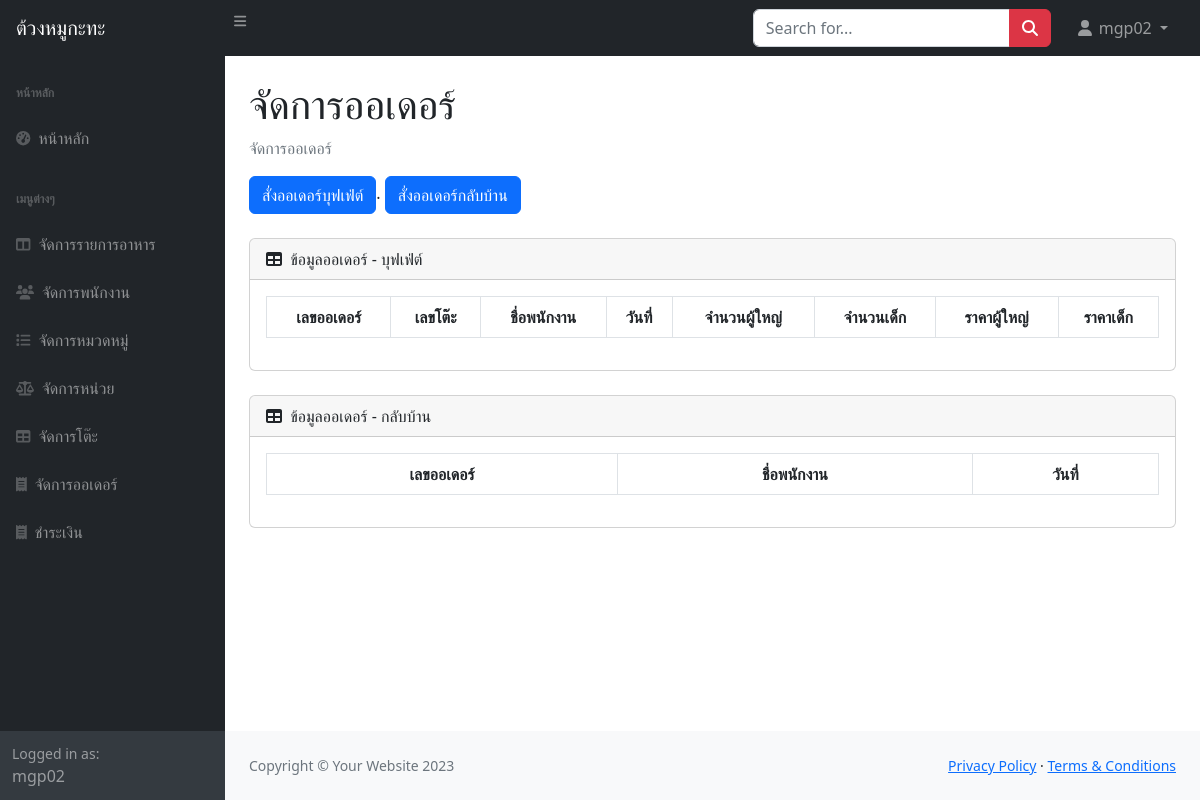
The page /manage_orders.php (signed in) on the database as committed earlier.
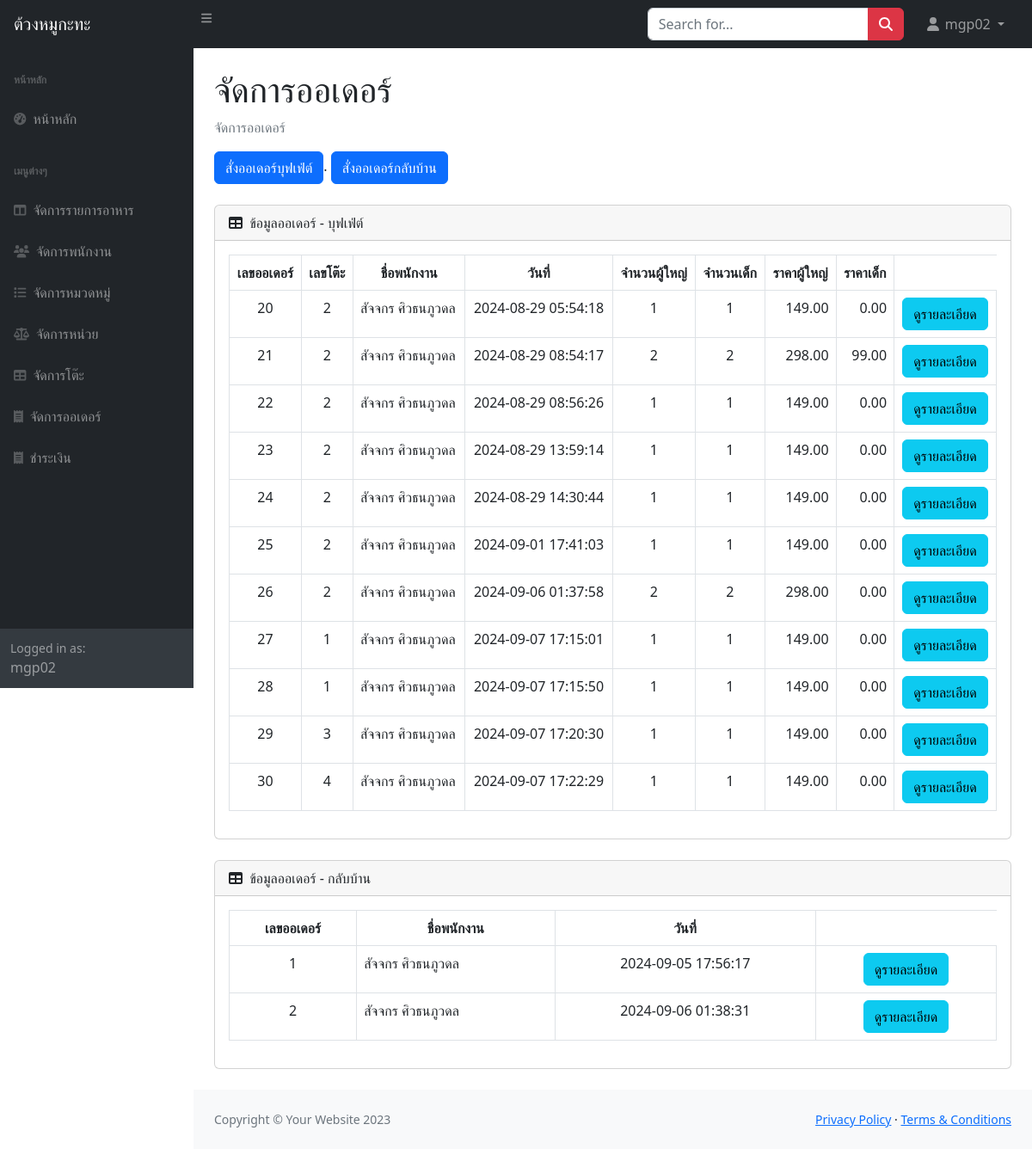
The same page on the database as committed later.
### tables this page shows
CREATE TABLE `order_buffet` (
  `order_buffet_id` int(11) NOT NULL,
  `table_id` int(11) NOT NULL,
  `emp_id` int(11) NOT NULL,
  `order_date` datetime NOT NULL,
  `adult` int(11) NOT NULL,
  `child` int(11) NOT NULL,
  `price_adult` decimal(10,2) NOT NULL,
  `price_child` decimal(10,2) NOT NULL
);

CREATE TABLE `employees` (
  `emp_id` int(11) NOT NULL,
  `username` varchar(100) NOT NULL,
  `password` varchar(100) NOT NULL,
  `firstname` varchar(100) NOT NULL,
  `lastname` varchar(100) NOT NULL,
  `mail` varchar(100) NOT NULL,
  `location` text NOT NULL,
  `role` int(1) NOT NULL COMMENT '1=Owner\r\n2=Cashier\r\n3=Receptionist\r\n4=Kitchen',
  `status` int(1) NOT NULL
);

CREATE TABLE `order_pickup` (
  `order_pickup_id` int(11) NOT NULL,
  `emp_id` int(11) NOT NULL,
  `order_date` datetime NOT NULL
);

### manage_orders.php (the view, shortened to what the changed rows need)
<?php
include 'includes/db_connect.php';
$sql_buffet = "SELECT o.order_buffet_id, o.table_id, e.firstname, e.lastname, o.order_date, o.child, o.adult, o.price_adult, o.price_child
               FROM order_buffet o
               JOIN employees e ON o.emp_id = e.emp_id";
$result_buffet = $conn->query($sql_buffet);
$sql_alacarte = "SELECT o.order_pickup_id, e.firstname, e.lastname, o.order_date
                 FROM order_pickup o
                 JOIN employees e ON o.emp_id = e.emp_id";
$result_alacarte = $conn->query($sql_alacarte);
?>
<!DOCTYPE html>
<html lang="en">
<head>
    <link rel="stylesheet" href="https://cdn.jsdelivr.net/npm/bootstrap@5.2.3/dist/css/bootstrap.min.css">
    <link rel="stylesheet" href="css/styles.css">
</head>
<body class="sb-nav-fixed">
    <div id="layoutSidenav">
        <div id="layoutSidenav_content">
            <main>
                <div class="container-fluid px-4">
                    <h1 class="mt-4">จัดการออเดอร์</h1>
                    <div class="card mb-4">
                        <div class="card-body">
                            <table id="datatablesSimple" class="table table-bordered">
                                <thead>
                                    <tr>
                                        <th style="text-align: center;">เลขออเดอร์</th>
                                        <th style="text-align: center;">เลขโต๊ะ</th>
                                        <th style="text-align: center;">ชื่อพนักงาน</th>
                                        <th style="text-align: center;">วันที่</th>
                                        <th style="text-align: center;">จำนวนผู้ใหญ่</th>
                                        <th style="text-align: center;">จำนวนเด็ก</th>
                                        <th style="text-align: center;">ราคาผู้ใหญ่</th>
                                        <th style="text-align: center;">ราคาเด็ก</th>
                                    </tr>
                                </thead>
                                <tbody>
                                    <?php while ($row = $result_buffet->fetch_assoc()) { ?>
                                        <tr>
                                            <td style="text-align: center;"><?php echo $row['order_buffet_id']; ?></td>
                                            <td style="text-align: center;"><?php echo $row['table_id']; ?></td>
                                            <td style="text-align: left;"><?php echo $row['firstname'] . ' ' . $row['lastname']; ?></td>
                                            <td style="text-align: center;"><?php echo $row['order_date']; ?></td>
                                            <td style="text-align: center;"><?php echo $row['adult']; ?></td>
                                            <td style="text-align: center;"><?php echo $row['adult']; ?></td>
                                            <td style="text-align: right;"><?php echo $row['price_adult']; ?></td>
                                            <td style="text-align: right;"><?php echo $row['price_child']; ?></td>
                                            <td style="text-align: center;">
                                                <a href="order_details.php?order_buffet_id=<?php echo $row['order_buffet_id']; ?>" class="btn btn-info">
                                                    ดูรายละเอียด
                                                </a>
                                            </td>
                                        </tr>
                                    <?php } ?>
                                </tbody>
                            </table>
                        </div>
                    </div>
                    <div class="card mb-4">
                        <div class="card-body">
                            <table id="datatablesSimple" class="table table-bordered">
                                <thead>
                                    <tr>
                                        <th style="text-align: center;">เลขออเดอร์</th>
                                        <th style="text-align: center;">ชื่อพนักงาน</th>
                                        <th style="text-align: center;">วันที่</th>
                                    </tr>
                                </thead>
                                <tbody>
                                    <?php while ($row = $result_alacarte->fetch_assoc()) { ?>
                                        <tr>
                                            <td style="text-align: center;"><?php echo $row['order_pickup_id']; ?></td>
                                            <td><?php echo $row['firstname'] . ' ' . $row['lastname']; ?></td>
                                            <td style="text-align: center;"><?php echo $row['order_date']; ?></td>
                                            <td style="text-align: center;">
                                                <a href="order_details_pickup.php?order_pickup_id=<?php echo $row['order_pickup_id']; ?>" class="btn btn-info">
                                                    ดูรายละเอียด
                                                </a>
                                            </td>
                                        </tr>
                                    <?php } ?>
                                </tbody>
                            </table>
                        </div>
                    </div>
                </div>
            </main>
        </div>
    </div>
</body>
</html>

Rows that differ between the two databases and show on the page:
added order_buffet: order_buffet_id "20", table "2", emp.firstname "สัจจกร", emp.lastname "ศิวธนภูวดล", order_date "2024-08-29 05:54:18", adult "1", price_adult "149.00", price_child "0.00"
added order_buffet: order_buffet_id "21", table "2", emp.firstname "สัจจกร", emp.lastname "ศิวธนภูวดล", order_date "2024-08-29 08:54:17", adult "2", price_adult "298.00", price_child "99.00"
added order_buffet: order_buffet_id "22", table "2", emp.firstname "สัจจกร", emp.lastname "ศิวธนภูวดล", order_date "2024-08-29 08:56:26", adult "1", price_adult "149.00", price_child "0.00"
added order_buffet: order_buffet_id "23", table "2", emp.firstname "สัจจกร", emp.lastname "ศิวธนภูวดล", order_date "2024-08-29 13:59:14", adult "1", price_adult "149.00", price_child "0.00"
added order_buffet: order_buffet_id "24", table "2", emp.firstname "สัจจกร", emp.lastname "ศิวธนภูวดล", order_date "2024-08-29 14:30:44", adult "1", price_adult "149.00", price_child "0.00"
added order_buffet: order_buffet_id "25", table "2", emp.firstname "สัจจกร", emp.lastname "ศิวธนภูวดล", order_date "2024-09-01 17:41:03", adult "1", price_adult "149.00", price_child "0.00"
added order_buffet: order_buffet_id "26", table "2", emp.firstname "สัจจกร", emp.lastname "ศิวธนภูวดล", order_date "2024-09-06 01:37:58", adult "2", price_adult "298.00", price_child "0.00"
added order_buffet: order_buffet_id "27", table "1", emp.firstname "สัจจกร", emp.lastname "ศิวธนภูวดล", order_date "2024-09-07 17:15:01", adult "1", price_adult "149.00", price_child "0.00"
added order_buffet: order_buffet_id "28", table "1", emp.firstname "สัจจกร", emp.lastname "ศิวธนภูวดล", order_date "2024-09-07 17:15:50", adult "1", price_adult "149.00", price_child "0.00"
added order_buffet: order_buffet_id "29", table "3", emp.firstname "สัจจกร", emp.lastname "ศิวธนภูวดล", order_date "2024-09-07 17:20:30", adult "1", price_adult "149.00", price_child "0.00"
added order_buffet: order_buffet_id "30", table "4", emp.firstname "สัจจกร", emp.lastname "ศิวธนภูวดล", order_date "2024-09-07 17:22:29", adult "1", price_adult "149.00", price_child "0.00"
added order_pickup: order_pickup_id "1", emp.firstname "สัจจกร", emp.lastname "ศิวธนภูวดล", order_date "2024-09-05 17:56:17"
added order_pickup: order_pickup_id "2", emp.firstname "สัจจกร", emp.lastname "ศิวธนภูวดล", order_date "2024-09-06 01:38:31"
